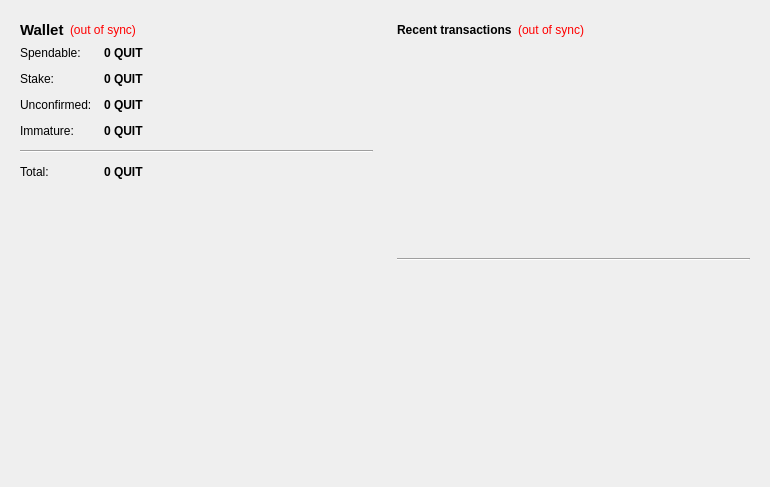
<?xml version="1.0" encoding="UTF-8"?>
<ui version="4.0">
 <class>OverviewPage</class>
 <widget class="QWidget" name="OverviewPage">
  <property name="geometry">
   <rect>
    <x>0</x>
    <y>0</y>
    <width>770</width>
    <height>487</height>
   </rect>
  </property>
  <property name="windowTitle">
   <string>Form</string>
  </property>
  <layout class="QHBoxLayout" name="horizontalLayout" stretch="1,1">
   <item>
    <layout class="QVBoxLayout" name="verticalLayout_2">
     <item>
      <widget class="QFrame" name="frame">
       <property name="frameShape">
        <enum>QFrame::NoFrame</enum>
       </property>
       <property name="frameShadow">
        <enum>QFrame::Raised</enum>
       </property>
       <layout class="QVBoxLayout" name="verticalLayout_4">
        <item>
         <layout class="QHBoxLayout" name="horizontalLayout_4">
          <item>
           <widget class="QLabel" name="label_5">
            <property name="font">
             <font>
              <pointsize>11</pointsize>
              <weight>75</weight>
              <bold>true</bold>
             </font>
            </property>
            <property name="text">
             <string>Wallet</string>
            </property>
           </widget>
          </item>
          <item>
           <widget class="QLabel" name="labelWalletStatus">
            <property name="toolTip">
             <string>The displayed information may be out of date. Your wallet automatically synchronizes with the QuitDough network after a connection is established, but this process has not completed yet.</string>
            </property>
            <property name="styleSheet">
             <string notr="true">QLabel { color: red; }</string>
            </property>
            <property name="text">
             <string notr="true">(out of sync)</string>
            </property>
            <property name="alignment">
             <set>Qt::AlignLeading|Qt::AlignLeft|Qt::AlignVCenter</set>
            </property>
           </widget>
          </item>
          <item>
           <spacer name="horizontalSpacer_2">
            <property name="orientation">
             <enum>Qt::Horizontal</enum>
            </property>
            <property name="sizeHint" stdset="0">
             <size>
              <width>40</width>
              <height>20</height>
             </size>
            </property>
           </spacer>
          </item>
         </layout>
        </item>
        <item>
         <layout class="QFormLayout" name="formLayout_2">
          <property name="fieldGrowthPolicy">
           <enum>QFormLayout::AllNonFixedFieldsGrow</enum>
          </property>
          <property name="horizontalSpacing">
           <number>12</number>
          </property>
          <property name="verticalSpacing">
           <number>12</number>
          </property>
          <item row="0" column="0">
           <widget class="QLabel" name="label">
            <property name="text">
             <string>Spendable:</string>
            </property>
           </widget>
          </item>
          <item row="0" column="1">
           <widget class="QLabel" name="labelBalance">
            <property name="font">
             <font>
              <weight>75</weight>
              <bold>true</bold>
             </font>
            </property>
            <property name="cursor">
             <cursorShape>IBeamCursor</cursorShape>
            </property>
            <property name="toolTip">
             <string>Your current spendable balance</string>
            </property>
            <property name="text">
             <string notr="true">0 QUIT</string>
            </property>
            <property name="textInteractionFlags">
             <set>Qt::LinksAccessibleByMouse|Qt::TextSelectableByKeyboard|Qt::TextSelectableByMouse</set>
            </property>
           </widget>
          </item>
          <item row="1" column="0">
           <widget class="QLabel" name="label_6">
            <property name="text">
             <string>Stake:</string>
            </property>
           </widget>
          </item>
          <item row="1" column="1">
           <widget class="QLabel" name="labelStake">
            <property name="font">
             <font>
              <weight>75</weight>
              <bold>true</bold>
             </font>
            </property>
            <property name="cursor">
             <cursorShape>IBeamCursor</cursorShape>
            </property>
            <property name="toolTip">
             <string>Total of coins that was staked, and do not yet count toward the current balance</string>
            </property>
            <property name="text">
             <string notr="true">0 QUIT</string>
            </property>
            <property name="textInteractionFlags">
             <set>Qt::LinksAccessibleByMouse|Qt::TextSelectableByKeyboard|Qt::TextSelectableByMouse</set>
            </property>
           </widget>
          </item>
          <item row="2" column="0">
           <widget class="QLabel" name="label_3">
            <property name="text">
             <string>Unconfirmed:</string>
            </property>
           </widget>
          </item>
          <item row="2" column="1">
           <widget class="QLabel" name="labelUnconfirmed">
            <property name="font">
             <font>
              <weight>75</weight>
              <bold>true</bold>
             </font>
            </property>
            <property name="cursor">
             <cursorShape>IBeamCursor</cursorShape>
            </property>
            <property name="toolTip">
             <string>Total of transactions that have yet to be confirmed, and do not yet count toward the current balance</string>
            </property>
            <property name="text">
             <string notr="true">0 QUIT</string>
            </property>
            <property name="textInteractionFlags">
             <set>Qt::LinksAccessibleByMouse|Qt::TextSelectableByKeyboard|Qt::TextSelectableByMouse</set>
            </property>
           </widget>
          </item>
          <item row="3" column="0">
           <widget class="QLabel" name="labelImmatureText">
            <property name="text">
             <string>Immature:</string>
            </property>
           </widget>
          </item>
          <item row="3" column="1">
           <widget class="QLabel" name="labelImmature">
            <property name="font">
             <font>
              <weight>75</weight>
              <bold>true</bold>
             </font>
            </property>
            <property name="toolTip">
             <string>Mined balance that has not yet matured</string>
            </property>
            <property name="text">
             <string notr="true">0 QUIT</string>
            </property>
            <property name="textInteractionFlags">
             <set>Qt::LinksAccessibleByMouse|Qt::TextSelectableByKeyboard|Qt::TextSelectableByMouse</set>
            </property>
           </widget>
          </item>
          <item row="4" column="0" colspan="2">
           <widget class="Line" name="line">
            <property name="minimumSize">
             <size>
              <width>0</width>
              <height>3</height>
             </size>
            </property>
            <property name="orientation">
             <enum>Qt::Horizontal</enum>
            </property>
           </widget>
          </item>
          <item row="5" column="0">
           <widget class="QLabel" name="labelTotalText">
            <property name="text">
             <string>Total:</string>
            </property>
           </widget>
          </item>
          <item row="5" column="1">
           <widget class="QLabel" name="labelTotal">
            <property name="font">
             <font>
              <weight>75</weight>
              <bold>true</bold>
             </font>
            </property>
            <property name="cursor">
             <cursorShape>IBeamCursor</cursorShape>
            </property>
            <property name="toolTip">
             <string>Your current total balance</string>
            </property>
            <property name="text">
             <string notr="true">0 QUIT</string>
            </property>
            <property name="textInteractionFlags">
             <set>Qt::LinksAccessibleByMouse|Qt::TextSelectableByKeyboard|Qt::TextSelectableByMouse</set>
            </property>
           </widget>
          </item>
         </layout>
        </item>
       </layout>
      </widget>
     </item>
     <item>
      <spacer name="verticalSpacer">
       <property name="orientation">
        <enum>Qt::Vertical</enum>
       </property>
       <property name="sizeHint" stdset="0">
        <size>
         <width>20</width>
         <height>40</height>
        </size>
       </property>
      </spacer>
     </item>
     <item>
      <widget class="QLabel" name="label_2">
       <property name="autoFillBackground">
        <bool>true</bool>
       </property>
       <property name="text">
        <string/>
       </property>
       <property name="pixmap">
        <pixmap resource="../bitcoin.qrc">:/icons/coinbg</pixmap>
       </property>
       <property name="scaledContents">
        <bool>false</bool>
       </property>
       <property name="margin">
        <number>0</number>
       </property>
      </widget>
     </item>
    </layout>
   </item>
   <item>
    <layout class="QVBoxLayout" name="verticalLayout_3">
     <item>
      <widget class="QFrame" name="frame_2">
       <property name="frameShape">
        <enum>QFrame::NoFrame</enum>
       </property>
       <property name="frameShadow">
        <enum>QFrame::Plain</enum>
       </property>
       <property name="lineWidth">
        <number>0</number>
       </property>
       <layout class="QVBoxLayout" name="verticalLayout">
        <item>
         <layout class="QHBoxLayout" name="horizontalLayout_2">
          <item>
           <widget class="QLabel" name="label_4">
            <property name="text">
             <string>&lt;b&gt;Recent transactions&lt;/b&gt;</string>
            </property>
           </widget>
          </item>
          <item>
           <widget class="QLabel" name="labelTransactionsStatus">
            <property name="toolTip">
             <string>The displayed information may be out of date. Your wallet automatically synchronizes with the QuitDough network after a connection is established, but this process has not completed yet.</string>
            </property>
            <property name="styleSheet">
             <string notr="true">QLabel { color: red; }</string>
            </property>
            <property name="text">
             <string notr="true">(out of sync)</string>
            </property>
            <property name="alignment">
             <set>Qt::AlignRight|Qt::AlignTrailing|Qt::AlignVCenter</set>
            </property>
           </widget>
          </item>
          <item>
           <spacer name="horizontalSpacer">
            <property name="orientation">
             <enum>Qt::Horizontal</enum>
            </property>
            <property name="sizeHint" stdset="0">
             <size>
              <width>40</width>
              <height>20</height>
             </size>
            </property>
           </spacer>
          </item>
         </layout>
        </item>
        <item>
         <widget class="QListView" name="listTransactions">
          <property name="sizePolicy">
           <sizepolicy hsizetype="Expanding" vsizetype="Expanding">
            <horstretch>0</horstretch>
            <verstretch>0</verstretch>
           </sizepolicy>
          </property>
          <property name="maximumSize">
           <size>
            <width>16777215</width>
            <height>16777215</height>
           </size>
          </property>
          <property name="styleSheet">
           <string notr="true">QListView { background: transparent; }</string>
          </property>
          <property name="frameShape">
           <enum>QFrame::NoFrame</enum>
          </property>
          <property name="verticalScrollBarPolicy">
           <enum>Qt::ScrollBarAlwaysOff</enum>
          </property>
          <property name="horizontalScrollBarPolicy">
           <enum>Qt::ScrollBarAlwaysOff</enum>
          </property>
          <property name="selectionMode">
           <enum>QAbstractItemView::NoSelection</enum>
          </property>
         </widget>
        </item>
        <item>
         <widget class="Line" name="line_2">
          <property name="orientation">
           <enum>Qt::Horizontal</enum>
          </property>
         </widget>
        </item>
        <item>
         <widget class="QListView" name="listExchange">
          <property name="sizePolicy">
           <sizepolicy hsizetype="Expanding" vsizetype="Expanding">
            <horstretch>0</horstretch>
            <verstretch>0</verstretch>
           </sizepolicy>
          </property>
          <property name="maximumSize">
           <size>
            <width>16777215</width>
            <height>200</height>
           </size>
          </property>
          <property name="styleSheet">
           <string notr="true">QListView { background: transparent; }</string>
          </property>
          <property name="frameShape">
           <enum>QFrame::NoFrame</enum>
          </property>
          <property name="verticalScrollBarPolicy">
           <enum>Qt::ScrollBarAlwaysOff</enum>
          </property>
          <property name="horizontalScrollBarPolicy">
           <enum>Qt::ScrollBarAlwaysOff</enum>
          </property>
          <property name="selectionMode">
           <enum>QAbstractItemView::NoSelection</enum>
          </property>
         </widget>
        </item>
       </layout>
      </widget>
     </item>
    </layout>
   </item>
  </layout>
 </widget>
 <resources>
  <include location="../bitcoin.qrc"/>
 </resources>
 <connections/>
</ui>
